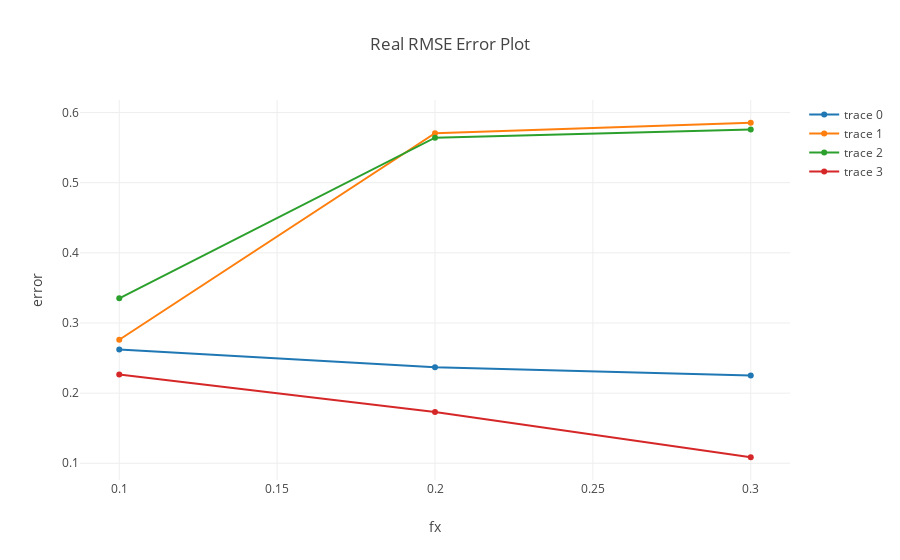

Notebook code for this chart:
### Code cell
py.offline.iplot(fig1)
# py.offline.iplot(fig2)
# py.offline.iplot(fig3)

### Figure 1 — Plotly figure (JSON) as saved in the notebook; plotly's stock layout.template omitted (floating-point values rounded to 4 significant figures)
{"data": [{"mode": "lines+markers", "type": "scatter", "uid": "007a3950-a5ca-4ecd-a2d7-9ff1e39abac7", "x": [0.1, 0.2, 0.3], "y": [0.2623, 0.2369, 0.2253]}, {"mode": "lines+markers", "type": "scatter", "uid": "820c2c45-512c-4fe7-a71c-db4d9f8b441a", "x": [0.1, 0.2, 0.3], "y": [0.2761, 0.5706, 0.5854]}, {"mode": "lines+markers", "type": "scatter", "uid": "437dc629-509d-4cb0-9e9c-cbe57760bf99", "x": [0.1, 0.2, 0.3], "y": [0.3351, 0.5641, 0.5758]}, {"mode": "lines+markers", "type": "scatter", "uid": "b911bfa8-0226-45dc-a84c-48db3cfb46b9", "x": [0.1, 0.2, 0.3], "y": [0.2265, 0.173, 0.1086]}], "layout": {"title": {"text": "Real RMSE Error Plot"}, "xaxis": {"title": {"text": "fx"}}, "yaxis": {"title": {"text": "error"}}}}
